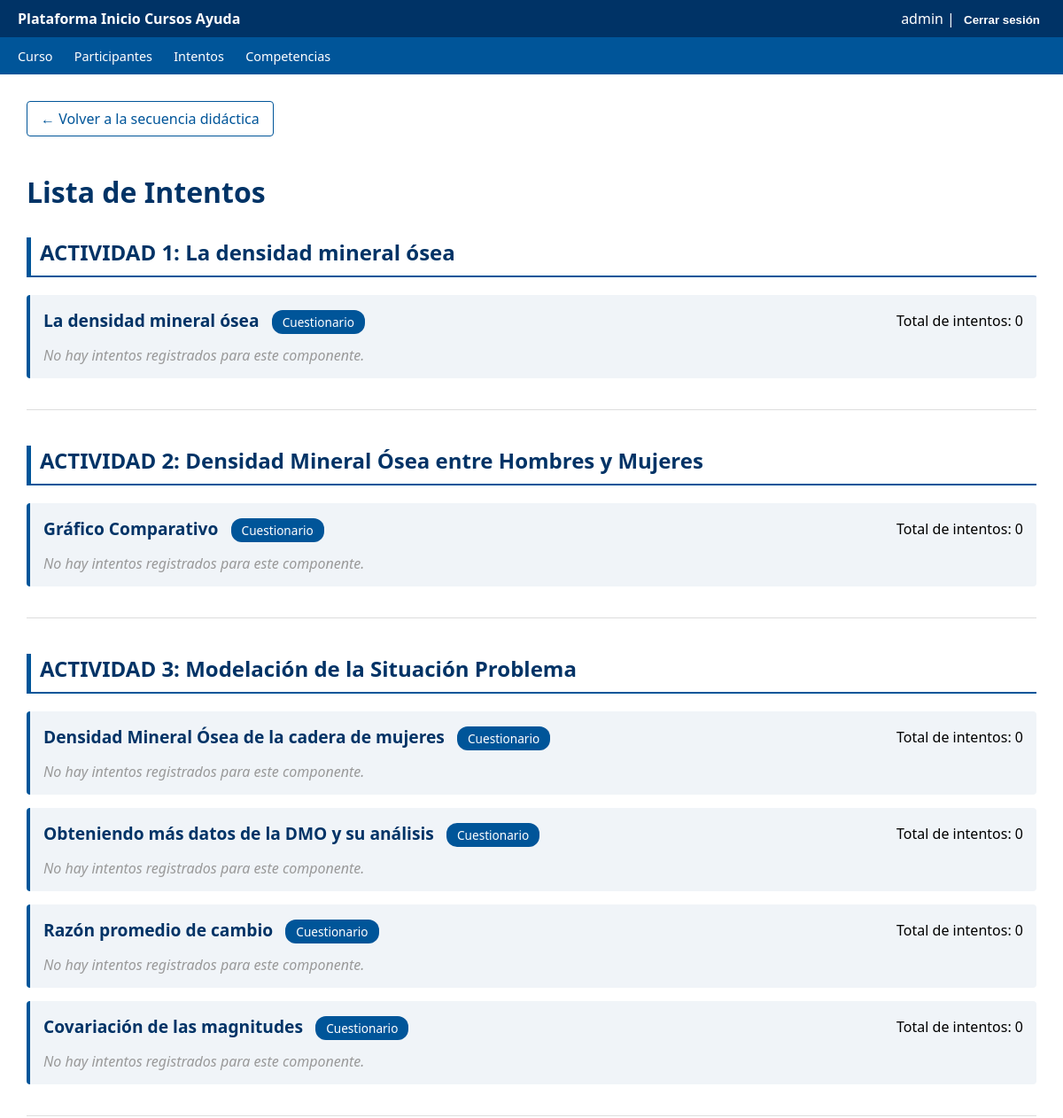
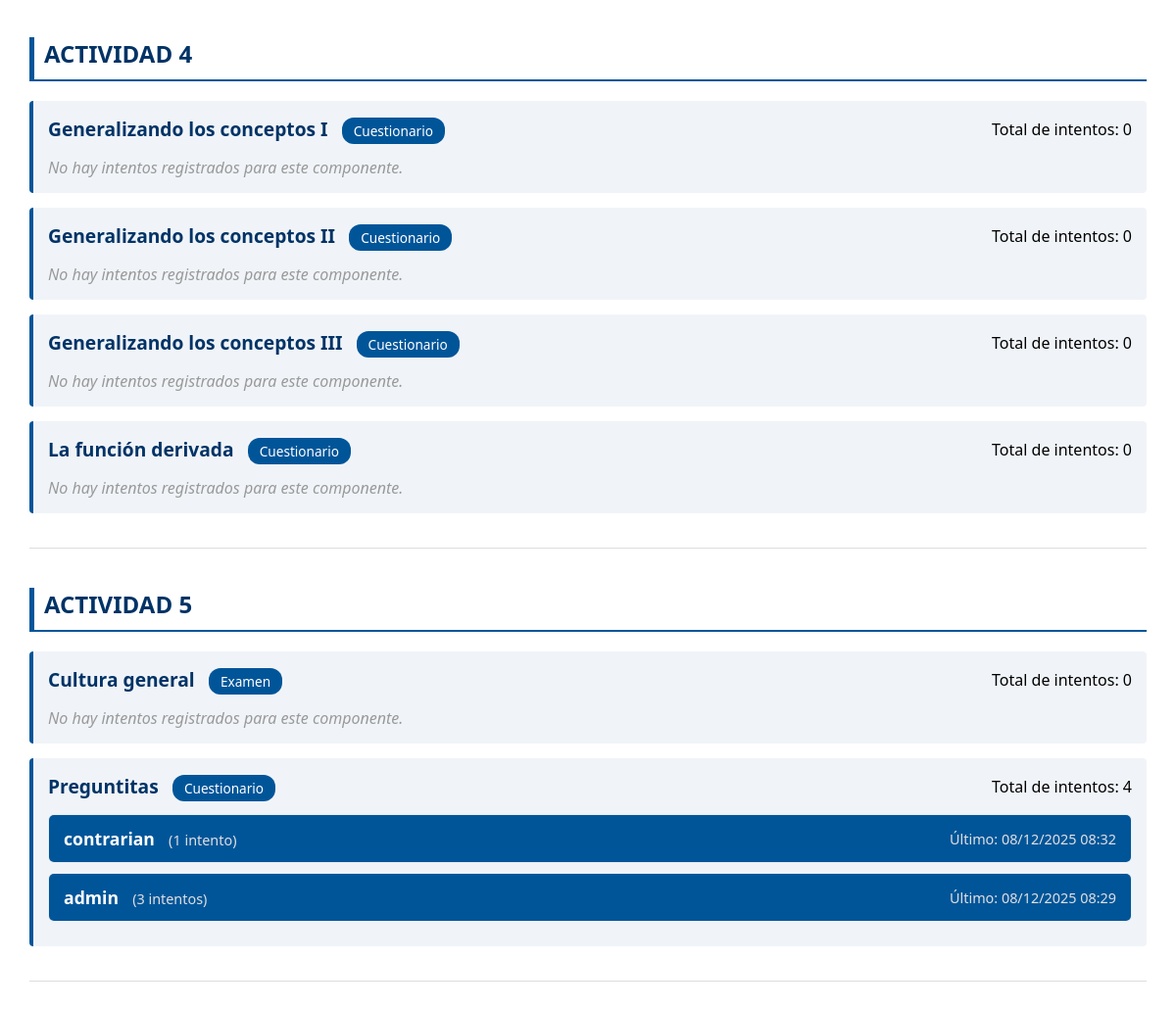
Page /intento/intentos/ (signed in) on the committed database (2 pictures, top to bottom).
### contenido/models.py (models this page shows, shortened)
class Actividad(models.Model):
    titulo = models.CharField(max_length=200)
    descripcion = CKEditor5Field('Text', config_name='extends', blank=True)

class Componente(models.Model):
    TIPOS = (
        ("foro", "Foro"),
        ("examen", "Examen"),
        ("cuestionario", "Cuestionario"),
    )
    actividad = models.ForeignKey(Actividad, related_name="componentes", on_delete=models.CASCADE)
    tipo = models.CharField(max_length=20, choices=TIPOS)
    titulo = models.TextField(blank=True)
    formulario = models.ForeignKey(Formulario, null=True, blank=True, on_delete=models.SET_NULL, related_name="componentes")

### intento/models.py (models this page shows, shortened)
class Intento(models.Model):
    usuario = models.ForeignKey(User, on_delete=models.CASCADE, related_name="intentos")
    componente = models.ForeignKey(Componente, on_delete=models.CASCADE, related_name="intentos")
    fecha_creacion = models.DateTimeField(auto_now_add=True)
    fecha_actualizacion = models.DateTimeField(auto_now=True)
    class Meta:
        ordering = ['-fecha_creacion']
        verbose_name = "Intento"
        verbose_name_plural = "Intentos"

### intento/views.py (the view)
# urls.py: path('intentos/', views.lista_intentos, name='lista_intentos'),
@login_required
def lista_intentos(request):
    actividades = Actividad.objects.prefetch_related(
        'componentes__intentos__usuario',
        'componentes__intentos__respuestas__pregunta',
        'componentes__intentos__respuestas__opcion',
        'componentes__formulario__preguntas__opciones'
    ).all()
    actividades_data = []
    for actividad in actividades:
        componentes_data = []
        for componente in actividad.componentes.all():
            if componente.tipo == 'foro':
                continue
            intentos = componente.intentos.prefetch_related(
                'respuestas__pregunta',
                'respuestas__opcion',
                'usuario'
            ).all()
            usuarios_intentos = {}
            for intento in intentos:
                usuario_id = intento.usuario.id
                if usuario_id not in usuarios_intentos:
                    usuarios_intentos[usuario_id] = {
                        'usuario': intento.usuario,
                        'intentos': [],
                        'total_intentos': 0,
                        'ultimo_intento': None
                    }
                usuarios_intentos[usuario_id]['intentos'].append(intento)
                usuarios_intentos[usuario_id]['total_intentos'] += 1
                if (usuarios_intentos[usuario_id]['ultimo_intento'] is None or
                    intento.fecha_creacion > usuarios_intentos[usuario_id]['ultimo_intento'].fecha_creacion):
                    usuarios_intentos[usuario_id]['ultimo_intento'] = intento
            usuarios_data = list(usuarios_intentos.values())
            usuarios_data.sort(key=lambda x: x['ultimo_intento'].fecha_creacion if x['ultimo_intento'] else x['intentos'][0].fecha_creacion, reverse=True)
            if intentos.exists() or request.user.is_staff:
                componentes_data.append({
                    'componente': componente,
                    'usuarios_intentos': usuarios_data,
                    'total_intentos': intentos.count()
                })
        if componentes_data or request.user.is_staff:
            actividades_data.append({
                'actividad': actividad,
                'componentes': componentes_data
            })
    return render(request, 'intento/lista_intentos.html', {
        'actividades_data': actividades_data
    })

### contenido/context_processors.py (called while the page is built)
def glosario_global(request):
    glosario = GlosarioGlobal.objects.last()
    return {'glosario_global': glosario}

### intento/templates/intento/lista_intentos.html (shortened to what this page needs)
<!DOCTYPE html>
<html lang="es">
<head>
    {% load static %}
    <link rel="stylesheet" href="{% static 'contenido/css/estilos.css' %}">
</head>
<body>
<header>
    <div class="navbar">
        <strong>Plataforma</strong>
        <a href="{% url 'teaching_sequence' %}">Inicio</a>
        <a href="#">Cursos</a>
        <a href="#">Ayuda</a>
    </div>
    <div>
        {% if user.is_authenticated %}
            {{ user.username }} |
            <form id="logout-form" action="{% url 'logout' %}" method="post" style="display: inline;">
                <button type="submit" style="background:none;border:none;color:white;cursor:pointer;font-weight:bold;">
                    Cerrar sesión
                </button>
            </form>
        {% else %}
            <a href="{% url 'register' %}">Registrarse</a> |
            <a href="{% url 'login' %}">Iniciar sesión</a>
        {% endif %}
    </div>
</header>
<div class="subheader">
    <div class="subnav">
        <a href="{% url 'teaching_sequence' %}">Curso</a>
        <a href="#">Participantes</a>
        <a href="{% url 'lista_intentos' %}">Intentos</a>
        <a href="#">Competencias</a>
    </div>
</div>
<div class="content">
    <a href="{% url 'teaching_sequence' %}" class="back-link">← Volver a la secuencia didáctica</a>
    <h1 style="color: #003366; margin-bottom: 30px;">Lista de Intentos</h1>
    {% if actividades_data %}
        {% for actividad_item in actividades_data %}
            <div class="activity">
                <h2 class="activity-title">{{ actividad_item.actividad.titulo }}</h2>
                {% if actividad_item.componentes %}
                    {% for componente_item in actividad_item.componentes %}
                        <div class="component">
                            <div class="component-header">
                                <div>
                                    <span class="component-title">{{ componente_item.componente.titulo|default:"Sin título" }}</span>
                                    <span class="component-type">{{ componente_item.componente.get_tipo_display }}</span>
                                </div>
                                <div class="stats">
                                    Total de intentos: {{ componente_item.total_intentos }}
                                </div>
                            </div>
                            <div class="usuarios-list">
                                {% if componente_item.usuarios_intentos %}
                                    {% for usuario_item in componente_item.usuarios_intentos %}
                                        <div class="usuario-item">
                                            <div class="usuario-header" onclick="toggleUsuario('{{ usuario_item.usuario.id }}-{{ componente_item.componente.id }}')">
                                                <div>
                                                    <span class="usuario-nombre">{{ usuario_item.usuario.username }}</span>
                                                    <span class="intentos-count">({{ usuario_item.total_intentos }} intento{{ usuario_item.total_intentos|pluralize }})</span>
                                                    <span class="expand-icon">▶</span>
                                                </div>
                                                <span class="ultimo-intento">Último: {{ usuario_item.ultimo_intento.fecha_creacion|date:"d/m/Y H:i" }}</span>
                                            </div>
                                        </div>
                                    {% endfor %}
                                {% else %}
                                    <div class="no-intentos">No hay intentos registrados para este componente.</div>
                                {% endif %}
                            </div>
                        </div>
                    {% endfor %}
                {% else %}
                    <p style="color: #999; font-style: italic;">Esta actividad no tiene componentes con intentos.</p>
                {% endif %}
            </div>
        {% endfor %}
    {% else %}
        <div style="text-align: center; padding: 40px; color: #999;">
            <p style="font-size: 1.2em;">No hay intentos registrados aún.</p>
            <p>Los intentos aparecerán aquí cuando los usuarios respondan exámenes o cuestionarios.</p>
        </div>
    {% endif %}
</div>
</body>
</html>

### contenido/static/contenido/css/estilos.css (style rules this page uses)
body { font-family: 'Segoe UI', Tahoma, Geneva, Verdana, sans-serif; background-color: #eef2f5; margin: 0; padding: 0; }
header { background: #003366; color: white; padding: 10px 20px; display: flex; justify-content: space-between; align-items: center; }
header a, header a:visited { color: white !important; text-decoration: none; font-weight: bold; }
.subheader { background: #005599; padding: 10px 20px; display: flex; align-items: center; }
.subnav a, .subnav a:visited { color: white; margin-right: 20px; text-decoration: none; font-size: 0.9rem; }
.content { flex: 1; padding: 30px; height: 100%; overflow-y: auto; background-color: white; box-sizing: border-box; }
.activity { margin-bottom: 40px; border-bottom: 1px solid #ddd; padding-bottom: 20px; }
.activity h2 { color: #003366; border-left: 5px solid #005599; padding-left: 10px; }
.component { background: #f0f4f8; padding: 15px; margin: 15px 0; border-left: 4px solid #005599; border-radius: 4px; }
.activity-title { font-size: 1.5em; color: #003366; margin-bottom: 20px; padding-bottom: 10px; border-bottom: 2px solid #005599; }
.component-header { display: flex; justify-content: space-between; align-items: center; margin-bottom: 15px; }
.component-title { font-size: 1.2em; color: #003366; font-weight: bold; }
.component-type { background: #005599; color: white; padding: 4px 12px; border-radius: 12px; font-size: 0.85em; text-transform: capitalize; margin-left: 10px; }
.expand-icon { margin-left: 10px; transition: transform 0.3s; color: #005599; }
.sin-respuesta, .no-intentos { color: #999; font-style: italic; }
.back-link { display: inline-block; margin-bottom: 20px; color: #005599; text-decoration: none; padding: 8px 15px; border: 1px solid #005599; border-radius: 4px; }
.usuarios-list { margin-top: 15px; }
.usuario-item { background: #f8f9fa; margin: 10px 0; border-radius: 6px; border: 1px solid #e9ecef; overflow: hidden; }
.usuario-header { display: flex; justify-content: space-between; align-items: center; padding: 12px 15px; background: #005599; color: white; cursor: pointer; user-select: none; transition: background-color 0.2s; }
.usuario-nombre { font-weight: bold; font-size: 1.1em; }
.intentos-count { color: #e0e0e0; font-size: 0.9em; margin-left: 10px; }
.usuario-header .expand-icon { margin-left: 10px; transition: transform 0.3s ease; display: inline-block; font-size: 0.9em; }
.ultimo-intento { color: #e0e0e0; font-size: 0.9em; }

### rows in the picture
Actividad: actividad.titulo "ACTIVIDAD 1: La densidad mineral ósea"
Componente: componente.titulo "La densidad mineral ósea", componente.tipo "Cuestionario", total_intentos "0", shows "No hay intentos registrados para este componente."
Actividad: actividad.titulo "ACTIVIDAD 2: Densidad Mineral Ósea entre Hombres y Mujeres"
Componente: componente.titulo "Gráfico Comparativo", componente.tipo "Cuestionario", total_intentos "0", shows "No hay intentos registrados para este componente."
Actividad: actividad.titulo "ACTIVIDAD 3: Modelación de la Situación Problema"
Componente: componente.titulo "Densidad Mineral Ósea de la cadera de mujeres", componente.tipo "Cuestionario", total_intentos "0", shows "No hay intentos registrados para este componente."
Componente: componente.titulo "Obteniendo más datos de la DMO y su análisis", componente.tipo "Cuestionario", total_intentos "0", shows "No hay intentos registrados para este componente."
Componente: componente.titulo "Razón promedio de cambio", componente.tipo "Cuestionario", total_intentos "0", shows "No hay intentos registrados para este componente."
Componente: componente.titulo "Covariación de las magnitudes", componente.tipo "Cuestionario", total_intentos "0", shows "No hay intentos registrados para este componente."
Actividad: actividad.titulo "ACTIVIDAD 4"
Componente: componente.titulo "Generalizando los conceptos I", componente.tipo "Cuestionario", total_intentos "0", shows "No hay intentos registrados para este componente."
Componente: componente.titulo "Generalizando los conceptos II", componente.tipo "Cuestionario", total_intentos "0", shows "No hay intentos registrados para este componente."
Componente: componente.titulo "Generalizando los conceptos III", componente.tipo "Cuestionario", total_intentos "0", shows "No hay intentos registrados para este componente."
Componente: componente.titulo "La función derivada", componente.tipo "Cuestionario", total_intentos "0", shows "No hay intentos registrados para este componente."
Actividad: actividad.titulo "ACTIVIDAD 5"
Componente: componente.titulo "Cultura general", componente.tipo "Examen", total_intentos "0", shows "No hay intentos registrados para este componente."
Componente: componente.titulo "Preguntitas", componente.tipo "Cuestionario", total_intentos "4"

### other values in the picture
{{ user.username }} "admin"
{{ usuario_item.usuario.username }} "contrarian"
{{ usuario_item.total_intentos }} "1"
{{ usuario_item.ultimo_intento.fecha_creacion|date:"d/m/Y H:i" }} "08/12/2025 08:32"
{{ usuario_item.usuario.username }} "admin"
{{ usuario_item.total_intentos }} "3"
{{ usuario_item.ultimo_intento.fecha_creacion|date:"d/m/Y H:i" }} "08/12/2025 08:29"
